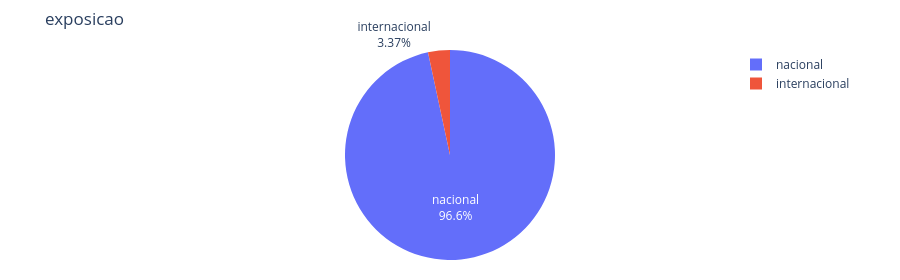

Notebook source saved alongside this figure:
### Code cell
pie_chart = build_pie_chart(df, "exposicao", "exposicao", "preco_atual")
pie_chart

### Figure 1 — Plotly figure (JSON) as saved in the notebook; plotly's stock layout.template omitted (floating-point values rounded to 4 significant figures)
{"data": [{"hole": 0, "labels": ["internacional", "internacional", "nacional", "internacional", "internacional", "nacional", "nacional", "internacional", "internacional", "nacional"], "textinfo": "label+percent", "type": "pie", "values": [132.4, 130.1, 30000.0, 399.1, 397.9, 177.3, 175.9, 132.4, 130.1, 7600.0]}], "layout": {"height": 280, "margin": {"b": 20, "l": 20, "r": 20, "t": 50}, "paper_bgcolor": "rgba(0,0,0,0)", "plot_bgcolor": "rgba(0,0,0,0)", "title": {"text": "exposicao"}}}
